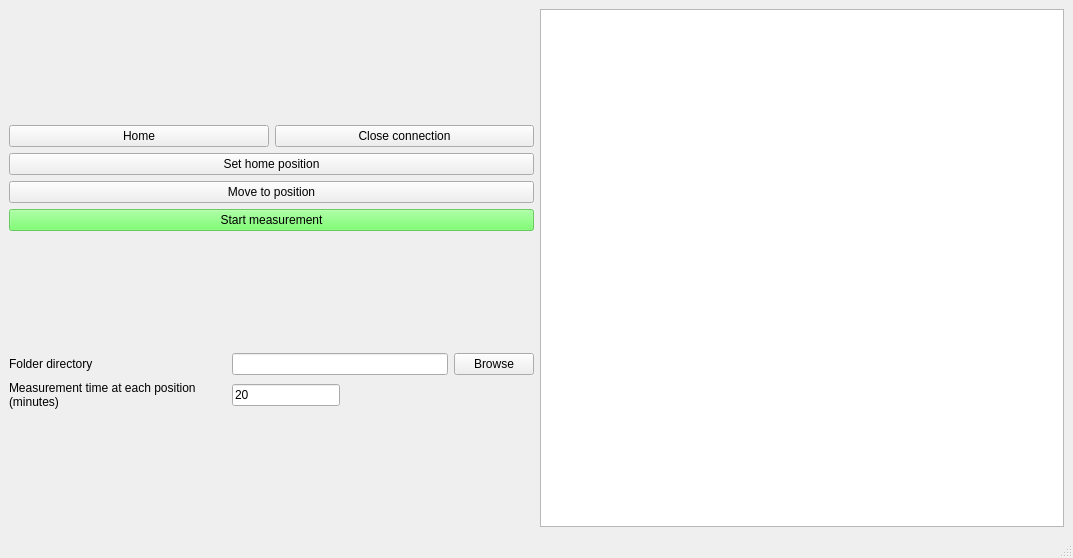
<?xml version="1.0" encoding="UTF-8"?>
<ui version="4.0">
 <class>MainWindow</class>
 <widget class="QMainWindow" name="MainWindow">
  <property name="geometry">
   <rect>
    <x>0</x>
    <y>0</y>
    <width>1073</width>
    <height>558</height>
   </rect>
  </property>
  <property name="windowTitle">
   <string>MainWindow</string>
  </property>
  <widget class="QWidget" name="centralwidget">
   <layout class="QHBoxLayout" name="horizontalLayout_4">
    <item>
     <layout class="QVBoxLayout" name="verticalLayout_2">
      <item>
       <layout class="QVBoxLayout" name="verticalLayout_3">
        <item>
         <layout class="QHBoxLayout" name="horizontalLayout">
          <item>
           <widget class="QPushButton" name="homeButton">
            <property name="text">
             <string>Home</string>
            </property>
           </widget>
          </item>
          <item>
           <widget class="QPushButton" name="closeConnButton">
            <property name="text">
             <string>Close connection</string>
            </property>
           </widget>
          </item>
         </layout>
        </item>
        <item>
         <widget class="QPushButton" name="setHomeButton">
          <property name="text">
           <string>Set home position</string>
          </property>
         </widget>
        </item>
        <item>
         <layout class="QHBoxLayout" name="horizontalLayout_2">
          <item>
           <layout class="QVBoxLayout" name="verticalLayout">
            <item>
             <widget class="QPushButton" name="moveToPosButton">
              <property name="text">
               <string>Move to position</string>
              </property>
             </widget>
            </item>
            <item>
             <widget class="QPushButton" name="moveToPosition">
              <property name="styleSheet">
               <string notr="true">background-color: rgba(89, 255, 74, 179)</string>
              </property>
              <property name="text">
               <string>Start measurement</string>
              </property>
             </widget>
            </item>
           </layout>
          </item>
         </layout>
        </item>
       </layout>
      </item>
      <item>
       <layout class="QGridLayout" name="gridLayout_2">
        <property name="sizeConstraint">
         <enum>QLayout::SetDefaultConstraint</enum>
        </property>
        <property name="leftMargin">
         <number>0</number>
        </property>
        <property name="topMargin">
         <number>0</number>
        </property>
        <property name="bottomMargin">
         <number>0</number>
        </property>
        <item row="0" column="1">
         <widget class="QLabel" name="folderDir_label">
          <property name="text">
           <string>Folder directory</string>
          </property>
         </widget>
        </item>
        <item row="0" column="2">
         <widget class="QLineEdit" name="folderDir"/>
        </item>
        <item row="2" column="1">
         <widget class="QLabel" name="measTime_label">
          <property name="sizePolicy">
           <sizepolicy hsizetype="MinimumExpanding" vsizetype="Fixed">
            <horstretch>0</horstretch>
            <verstretch>0</verstretch>
           </sizepolicy>
          </property>
          <property name="text">
           <string>Measurement time at each position (minutes)</string>
          </property>
          <property name="wordWrap">
           <bool>true</bool>
          </property>
         </widget>
        </item>
        <item row="2" column="2">
         <widget class="QLineEdit" name="measTime">
          <property name="sizePolicy">
           <sizepolicy hsizetype="Fixed" vsizetype="Fixed">
            <horstretch>0</horstretch>
            <verstretch>0</verstretch>
           </sizepolicy>
          </property>
          <property name="text">
           <string>20</string>
          </property>
         </widget>
        </item>
        <item row="0" column="3">
         <widget class="QPushButton" name="browseButton">
          <property name="text">
           <string>Browse</string>
          </property>
         </widget>
        </item>
       </layout>
      </item>
     </layout>
    </item>
    <item>
     <widget class="CustomGraphicsView" name="graphicsView">
      <property name="mouseTracking">
       <bool>true</bool>
      </property>
      <property name="autoFillBackground">
       <bool>true</bool>
      </property>
     </widget>
    </item>
   </layout>
  </widget>
  <widget class="QStatusBar" name="statusbar"/>
 </widget>
 <customwidgets>
  <customwidget>
   <class>CustomGraphicsView</class>
   <extends>QGraphicsView</extends>
   <header>customgraphicsview.h</header>
  </customwidget>
 </customwidgets>
 <tabstops>
  <tabstop>homeButton</tabstop>
  <tabstop>closeConnButton</tabstop>
  <tabstop>setHomeButton</tabstop>
  <tabstop>moveToPosition</tabstop>
  <tabstop>graphicsView</tabstop>
  <tabstop>folderDir</tabstop>
  <tabstop>browseButton</tabstop>
  <tabstop>measTime</tabstop>
 </tabstops>
 <resources>
  <include location="resource_test.qrc"/>
 </resources>
 <connections/>
</ui>
